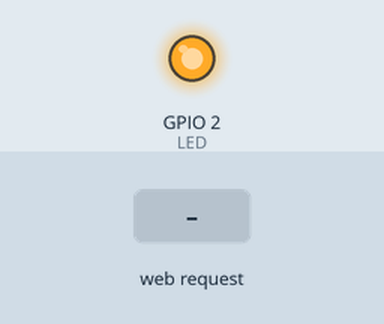
This sketch was run on a simulated ESP8266 (NodeMCU). Shown: output pins drawn as LEDs (lit = HIGH). The test bench sets the inputs (shaded band). WiFi joins after 1.5 s; servers stay silent unless stated; what the sketch prints to the serial monitor is not drawn.

Above: at 2.7 s.
2.8 s: HTTP request GET /LEDON received
At 3.3 s:
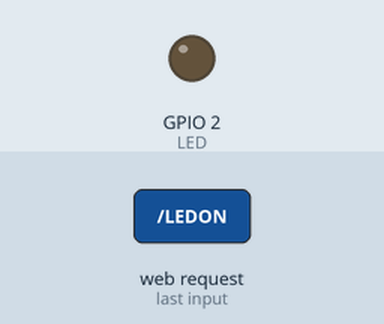
4.3 s: HTTP request GET /LEDOFF received
At 5.7 s:
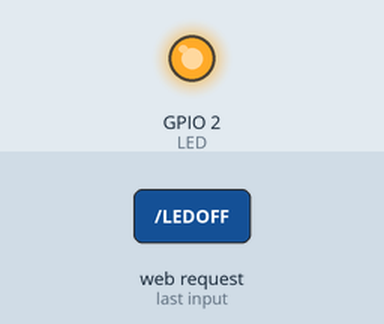
Timing chart, 0 to 7.3 s (numbered marks = the images above; inputs shaded):
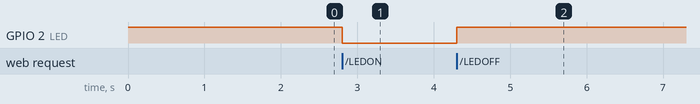

The sketch:

LED_Toggle_CSS.ino
```cpp
//Follow us on other social media

//https://www.youtube.com/c/ZinTechIdeas
//https://www.facebook.com/zin.techideas.3
//https://www.instagram.com/zintechideas/
//https://twitter.com/Zintechideas
//https://zintechideas.ir/
#include <ESP8266WiFi.h>

int state = LOW;
int LED = LED_BUILTIN;
char on = LOW;
char off = HIGH;

const char* ssid = "zintechideas";//your-ssid
const char* password = "12345678";//your-password

WiFiServer server(80);

void setup()
{
  Serial.begin(115200);
  pinMode(LED, OUTPUT);
  digitalWrite(LED, off);

  Serial.print("Connecting");
  WiFi.begin(ssid, password);
  while (WiFi.status() != WL_CONNECTED)
  {
    delay(500);
    Serial.print(".");
  }
  Serial.println("WiFi connected");
  server.begin();  // Starts the Server
  Serial.println("Server started");

  Serial.print("IP Address of network: "); // Prints IP address on Serial Monitor
  Serial.println(WiFi.localIP());
  Serial.print("Copy and paste the following URL: https://");
  Serial.print(WiFi.localIP());
  Serial.println("/");
}

void loop()
{
  WiFiClient client = server.available();
  if (!client)
  {
    return;
  }
  Serial.println("Waiting for new client");
  while(!client.available())
  {
    delay(1);
  }

  String request = client.readStringUntil('\r');
  Serial.println(request);
  client.flush();


  if(request.indexOf("/LEDON") != -1)
  {
    digitalWrite(LED, on); // Turn ON LED
    state = on;
  }
  if(request.indexOf("/LEDOFF") != -1)
  {
    digitalWrite(LED, off); // Turn OFF LED
    state = off;
  }

/*------------------HTML Page Creation---------------------*/

  client.println("HTTP/1.1 200 OK"); // standalone web server with an ESP8266
  client.println("Content-Type: text/html");
  client.println("");
  client.println("<!DOCTYPE HTML>");
  client.println("<html>");

  client.println("<head>");
  client.println("<title>LED TOGGLE</title>");
  client.println("<style type=\"text/css\">");
  client.println("body{");
  client.println("background-color:#000000;");
  client.println("color:#ffffff;");
  client.println("font-family: Arial, Helvetica, sans-serif;");
  client.println("font-size:30px;");
  client.println("line-height:1.6em;");
  client.println("margin:0;");
  client.println("}");
  client.println(".container{");
  client.println("width:80%;");
  client.println("margin:auto;");
  client.println("overflow:hidden;");
  client.println("text-align:center;");
  client.println("}");
  client.println("#main-header {");
  client.println("background-color:coral;");
  client.println("color:#fff;");
  client.println("}");
  client.println(".button1{");
  client.println("border:1px #fff solid;");
  if(state == on){
  client.println("background-color:red;");
  }
  else{
  client.println("background-color:#ffffff;");
  }
  client.println("color:#000;");
  client.println("padding:60px 60px;");
  client.println("margin-top:10px;");
  client.println("border-radius:50%;");
  client.println("font-size:50px;");
  client.println("}");
  client.println(".button2{");
  client.println("border:1px #fff solid;");
  if(state == off){
  client.println("background-color:red;");
  }
  else{
  client.println("background-color:#ffffff;");
  }
  client.println("color:#000;");
  client.println("padding:60px 50px;");
  client.println("margin-top:10px;");
  client.println("border-radius:50%;");
  client.println("font-size:50px;");
  client.println("}");
  client.println(".LED{");
  client.println("border:1px #fff solid;");
  if(state == off){
  client.println("background-color:#000;");
  }
  else{
  client.println("background-color:#ff0800;");//LED color
  }
  client.println("color:#fff;");
  client.println("padding:80px 80px;");
  client.println("margin-top:10px;");
  client.println("border-radius:50%;");
  client.println("}");
  client.println("@media(max-width:600px){");
  client.println("#main-header{");
  client.println("width:100%;");
  client.println("}");
  client.println(".container{");
  client.println("width:auto;");
  client.println("}");
  client.println(".LED{");
  client.println("width:auto;");
  client.println("}");
  client.println("</style>");
  client.println("</head>");
  client.print("<body>");
  client.println("<header id=\"main-header\">");
  client.println("<div class=\"container\">");
  client.println("<h1>LED TOGGLE</h1>");
  client.println("<h4>by ZinTechIdeas</h4>");
  client.println("</div>");
  client.println("</header>");
  client.println("<div class=\"container\">");
  client.println("<button class=\"LED\"></button>");
  client.println("</div>");
  client.println("<div class=\"container\">");
  client.println("<a href=\"/LEDON\"\"><button class=\"button1\">ON</button></a>");
  client.println("<a href=\"/LEDOFF\"\"><button class=\"button2\">OFF</button></a>");
  client.println("</div>");
  client.print("</body>");
  client.println("</html>");

  delay(1);
  Serial.println("Client disonnected");
  Serial.println("");
}
```

Measured:
- after the input at 2.8 s, GPIO 2 (LED): HIGH → LOW at once
- after the input at 4.3 s, GPIO 2 (LED): LOW → HIGH at once
